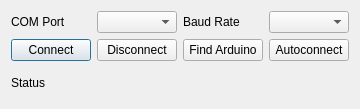
<?xml version="1.0" encoding="UTF-8"?>
<ui version="4.0">
 <class>Dialog</class>
 <widget class="QDialog" name="Dialog">
  <property name="geometry">
   <rect>
    <x>0</x>
    <y>0</y>
    <width>357</width>
    <height>109</height>
   </rect>
  </property>
  <property name="windowTitle">
   <string>Dialog</string>
  </property>
  <layout class="QGridLayout" name="gridLayout">
   <item row="0" column="0">
    <layout class="QHBoxLayout" name="comportHBoxLayout">
     <item>
      <widget class="QLabel" name="comportLabel">
       <property name="text">
        <string>COM Port</string>
       </property>
      </widget>
     </item>
     <item>
      <widget class="QComboBox" name="comportComboBox"/>
     </item>
    </layout>
   </item>
   <item row="0" column="1">
    <layout class="QHBoxLayout" name="baudRateHBoxLayout">
     <item>
      <widget class="QLabel" name="baudRateLabel">
       <property name="text">
        <string>Baud Rate</string>
       </property>
      </widget>
     </item>
     <item>
      <widget class="QComboBox" name="baudRateComboBox"/>
     </item>
    </layout>
   </item>
   <item row="1" column="0" colspan="2">
    <layout class="QHBoxLayout" name="pushButtonHBoxLayout">
     <item>
      <widget class="QPushButton" name="connectButton">
       <property name="text">
        <string>Connect</string>
       </property>
      </widget>
     </item>
     <item>
      <widget class="QPushButton" name="disconnectButton">
       <property name="text">
        <string>Disconnect</string>
       </property>
      </widget>
     </item>
     <item>
      <widget class="QPushButton" name="findArduinoButton">
       <property name="text">
        <string>Find Arduino</string>
       </property>
      </widget>
     </item>
     <item>
      <widget class="QPushButton" name="autoConnectButton">
       <property name="text">
        <string>Autoconnect</string>
       </property>
      </widget>
     </item>
    </layout>
   </item>
   <item row="2" column="0" colspan="2">
    <widget class="QLabel" name="statusLabel">
     <property name="text">
      <string>Status</string>
     </property>
    </widget>
   </item>
  </layout>
 </widget>
 <resources/>
 <connections/>
</ui>
